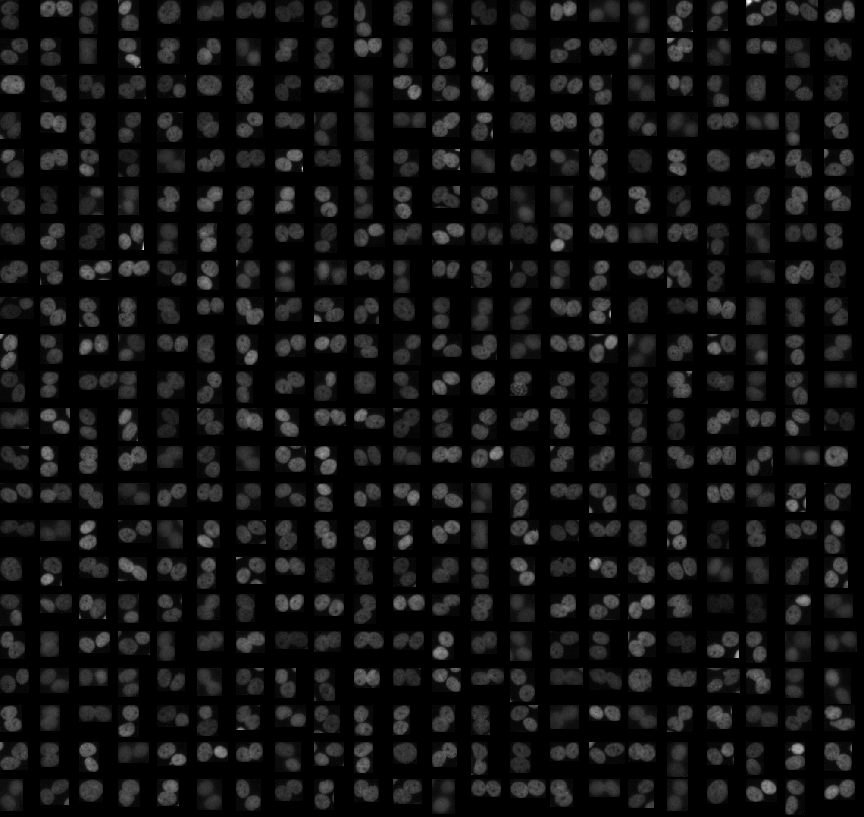
%> input picture exampleData/image_2.tif, 864 x 817 px, shrunk from 2004 x 1894 before the run
$ octave --eval "result = get_overlap_factor(imread('../exampleData/image_2.tif'));"   (GNU Octave 9; MATLAB toolbox functions it lacks are replaced by stand-ins)
%> lines starting %> are read from the running program, lines starting %| are printed output that depends on the picture; in (x1, y1, x2, y2) boxes, pixels count from 0 and x2, y2 are one past the last pixel; in counts of white or black regions, pixels touching at a corner belong together; the program's own positions count from 1
function overlap_factor = get_overlap_factor(BW)
% GET_OVERLAP_FACTOR Compute the expected overlap factor of the
% sub-objects for each object in the binary mask BW.
%
% overlap_factors = get_overlap_factor(BW)
%
% overlap_factors : Nx1 array. The i'th element is the overlap factor for
%   the i'th object of BW (where objects are numbered using bwlabel()). N
%   is the number of objects in BW.
%
% BW is a mask with many connected components (objects). Each object is
% assumed to be made from several partially overlapping sub-objects. The
% number of sub-objects is determined by the number of local maximum in
% the distance transform of the object.
% Assume each sub-object is an ellipse. Compute the expected area of each
% sub-object and add to get expected object area without any overlapping.
% Divide by the actual object area to compute an overlap_factor.
%
% The expected area of the ellipse is calculated by determining the average
% radius along several angular bins (centered on a local max of the
% distance transform). The minimum and the 75% value from these radii are
% use as the semi-minor and semi-major lengths for the ellipse.

% James Kapaldo

% Padd mask
BW = padarray(BW,[1 1]);

% Label and extract objects
L = bwlabel(BW);
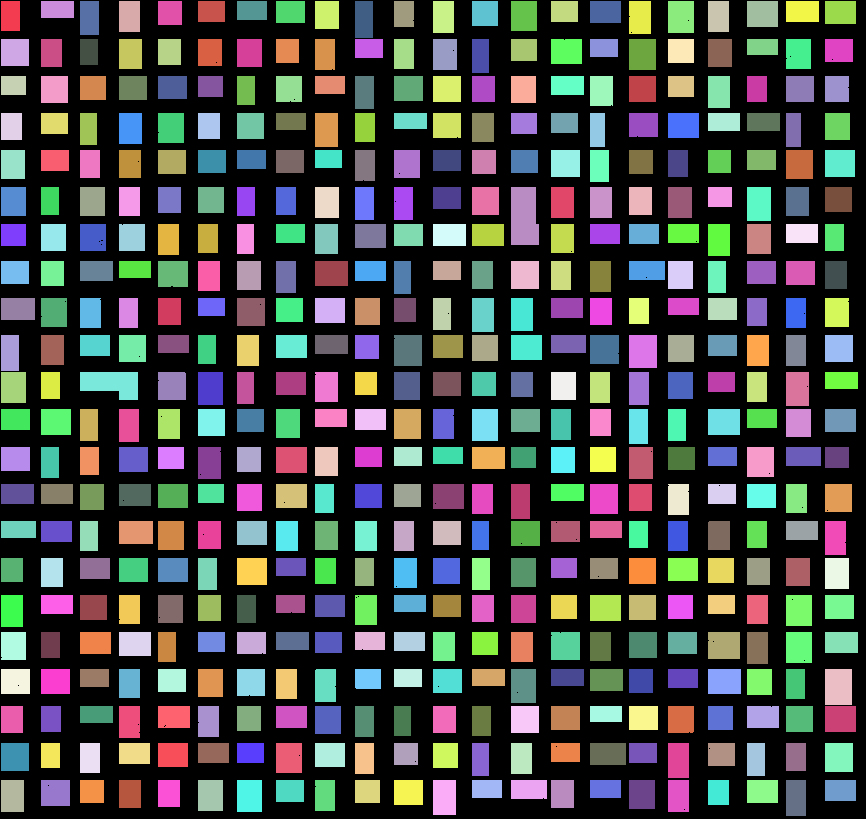
%> L: size 819x866 double; 483 distinct labels, from 0 to 482; one colour per label, 0 black
CC = bwconncomp(BW);
%> CC = 482 connected components

% Get distance transform
DT = bwdist(~BW);

% Get the gradient magnitude and direction of the DT
[gdtx,gdty] = gradient(DT);
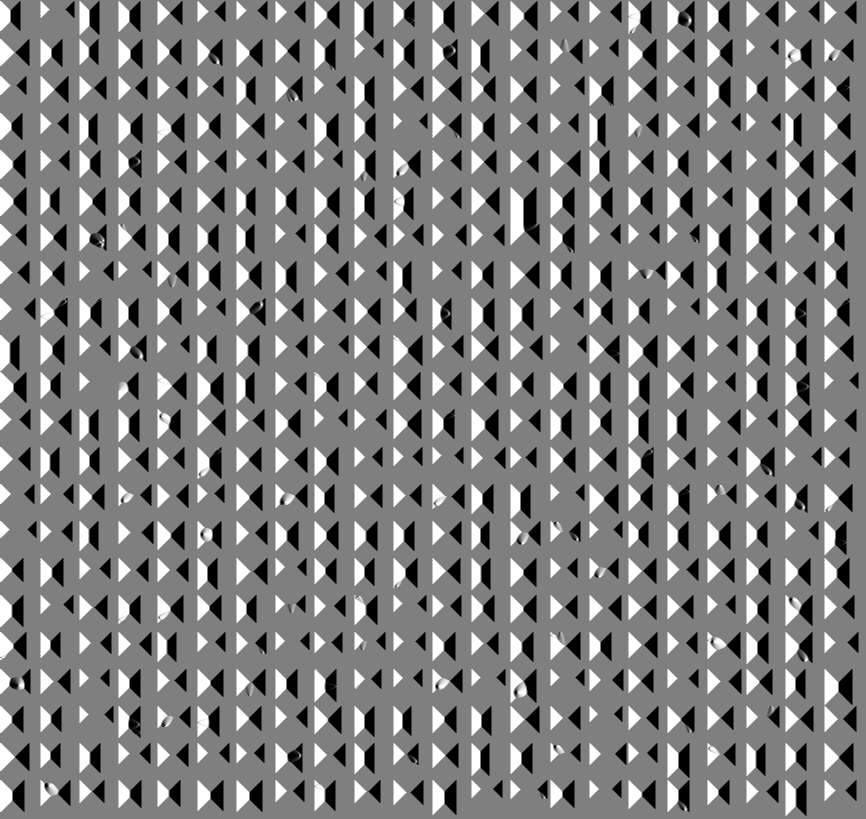
%> gdtx: size 819x866 single; min -1, max 1, mean 0.000403; drawn with min black and max white
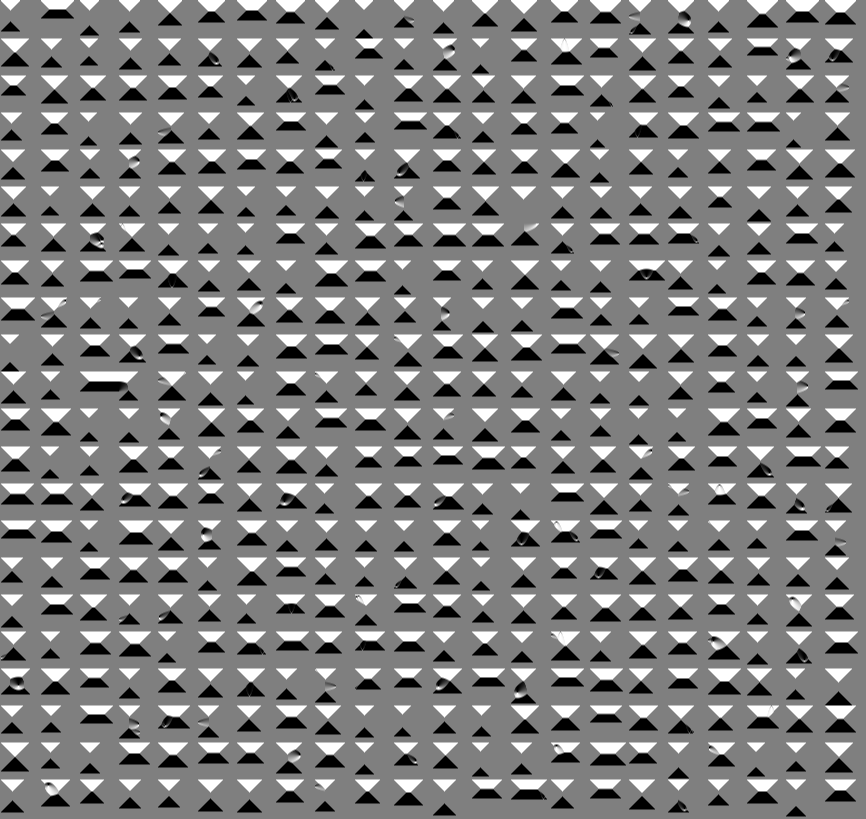
%> gdty: size 819x866 single; min -1, max 1, mean 0.000394; drawn with min black and max white
gdtm = sqrt(gdtx.^2 + gdty.^2);
gdta = atan2(gdty,gdtx);
gdta(gdta<0) = gdta(gdta<0) + pi;
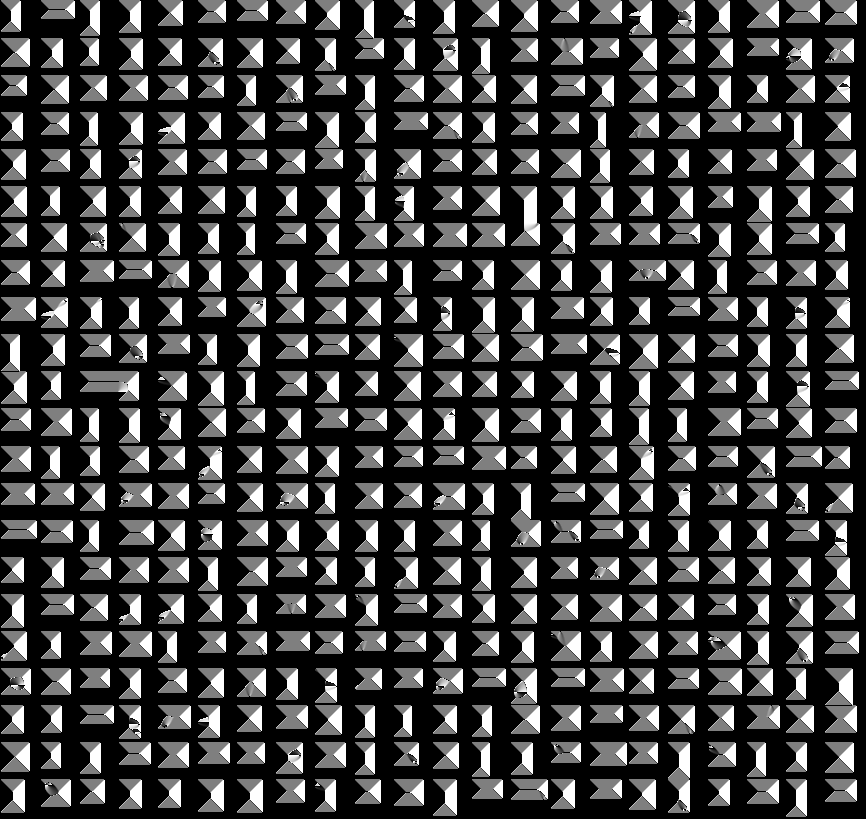
%> gdta: size 819x866 single; min 0, max 3.14, mean 0.799; drawn with min black and max white

% Find the local maximum of the DT and label them
m = imregionalmax(imopen(DT,strel('disk',2)));
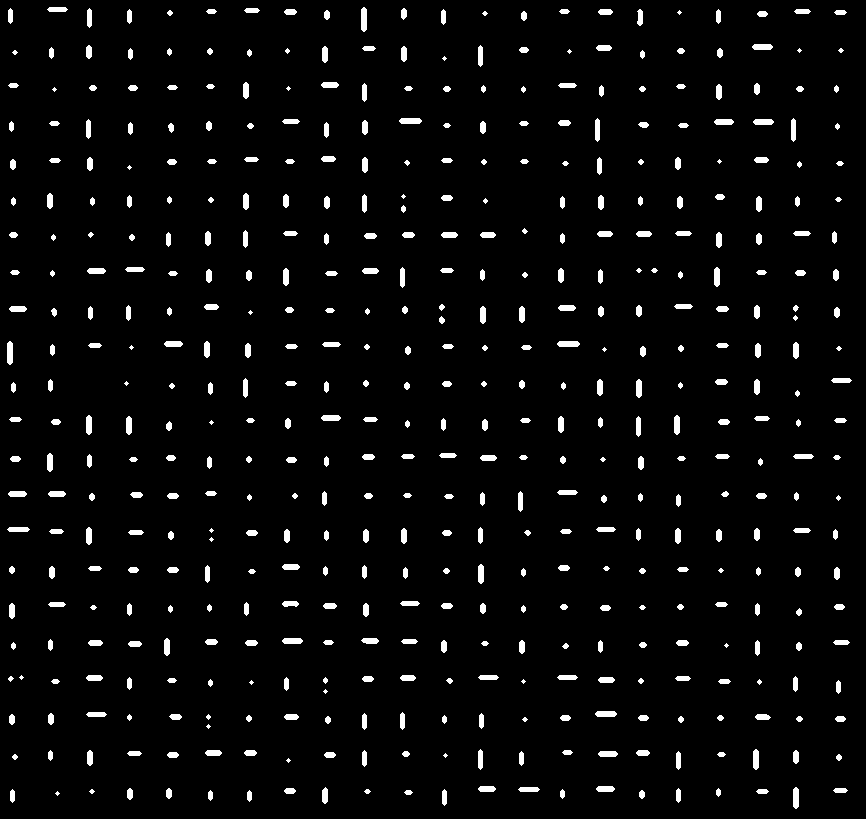
%> m: size 819x866 logical; 3.8% white; 490 white regions (40 under 20 px), largest, box (x1, y1, x2, y2) and area: (361, 7, 367, 32) 138, (7, 341, 13, 365) 132, (399, 118, 422, 124) 126
m = bwlabel(m);
%> m: size 819x866 double; 491 distinct labels, from 0 to 490

% For each local maximum, create a "ring" of radius 5 around the center
mb = imdilate(m,strel('disk',5,0));
%> mb: size 819x866 double; 491 distinct labels, from 0 to 490
mb = imdilate(mb,strel('disk',1)) .* (~mb);
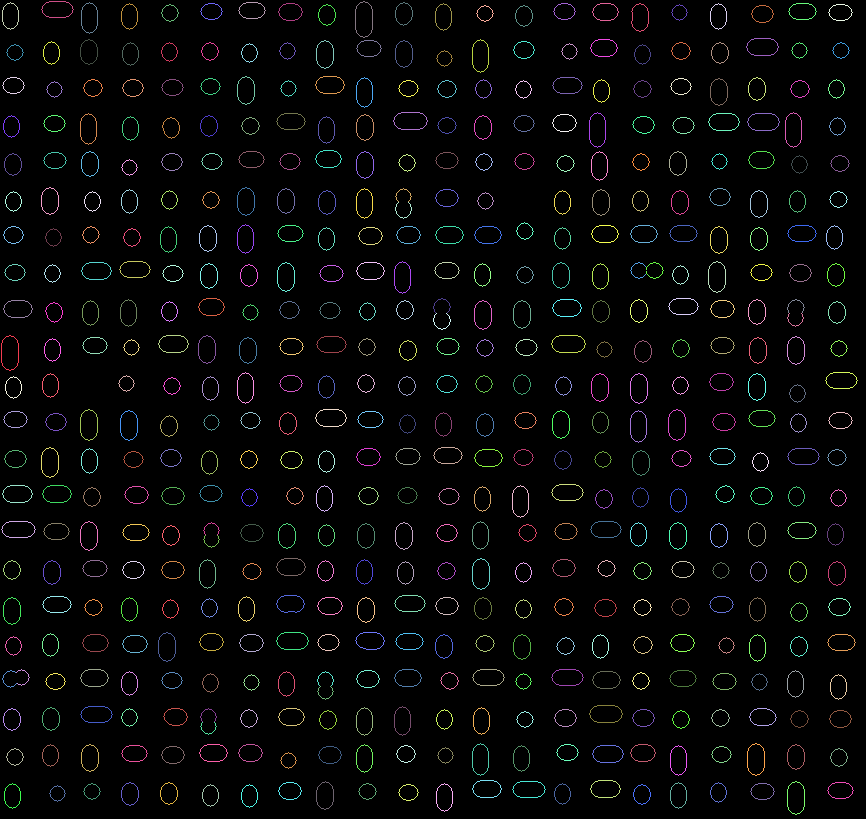
%> mb: size 819x866 double; 491 distinct labels, from 0 to 490; one colour per label, 0 black

% Get the pixels of the rings and the object numbers to which they belong
pxIdx = find(mb);
%> pxIdx = 26946 values from 1163 to 702264
objIdx = mb(pxIdx);

% Collect all the pixels that belong to each object
pixelList = accumarray(objIdx, pxIdx, [], @(x) {x});
%> pixelList = 490 items

% Assume a line is drawn through each pixel of the rings with a slope given
% by the gradient magnitude. We will compute where this line should
% intercept DT=0 (y=0) and use the x distance to this intercept plus half
% the ring radius (plus some correction offset) to determine the radius of
% the object along the gradient direction.
radii = cellfun(@(x) DT(x)./gdtm(x) + 6+0.75*2, pixelList,'UniformOutput',false);
%> radii = 490 items
a = cellfun(@(x) gdta(x), pixelList,'UniformOutput',false);
%> a = 490 items

% Now use the the radii to compute the area of each sub-object, modeling the
% object as an ellipse, and find the orientation of the ellipse. (A sub-
% object is what I call the object for each local maximum in the DT)
subObjAreas = cellfun(@(x,y) get_object_area(x,y), radii, a);
%> subObjAreas = 490 values, max 966.3 at index 355, min 289.9 at index 335, mean 583.2
subObj_idx = cellfun(@(x) mean(L(x(L(x)>0))), pixelList);
%> subObj_idx = 490 values, max 482 at index 475, min 1 at index 3, mean 241.1

% Add up all the expected sub-object areas for each object
expected_object_area = accumarray(subObj_idx(:), subObjAreas(:), [max(L(:)), 1]);
%> expected_object_area = 482 values, max 1064.2 at index 129, min 289.9 at index 332, mean 592.9
% Get the area of each object
object_area = cellfun(@numel, CC.PixelIdxList);
%> object_area = 482 values, max 1513 at index 291, min 468 at index 46, mean 649.3

% Get the overlap fraction of each object
overlap_factor = expected_object_area(:) ./ object_area(:);
%> overlap_factor = 482 values, max 1.64 at index 129, min 0.433 at index 55, mean 0.909
%> `result = get_overlap_factor(imread('../exampleData/image_2.tif'));`: result has the same summary as overlap_factor in get_overlap_factor
% overlap_factor = 1 + abs(expected_object_area(:) ./ object_area(:) - 1);
overlap_factor = double(overlap_factor);

end


function area = get_object_area(radii,a)

% Bin the angles
a_edge = linspace(0,pi+0.1,10);
bin = discretize(a,a_edge);

% Average the radii over each angular bin
radii = accumarray(bin(all(~isnan(bin),2)), radii(:), [numel(a_edge)-1,1], @mean);
radii(radii==0) = [];

% sort the radii and assume an ellipse with minor radius given by the
% smallest radii and the major radius given by the 75th percentile radii.
sr = sort(radii);
area = pi * sr(1) * interp1(linspace(0,1,numel(sr)), sr, 0.75);

end


%-%
%-% For God so loved the world that he gave his one and only Son, that
%-% whoever believes in him shall not perish but have eternal life. (John
%-% 3:16)
%-%
